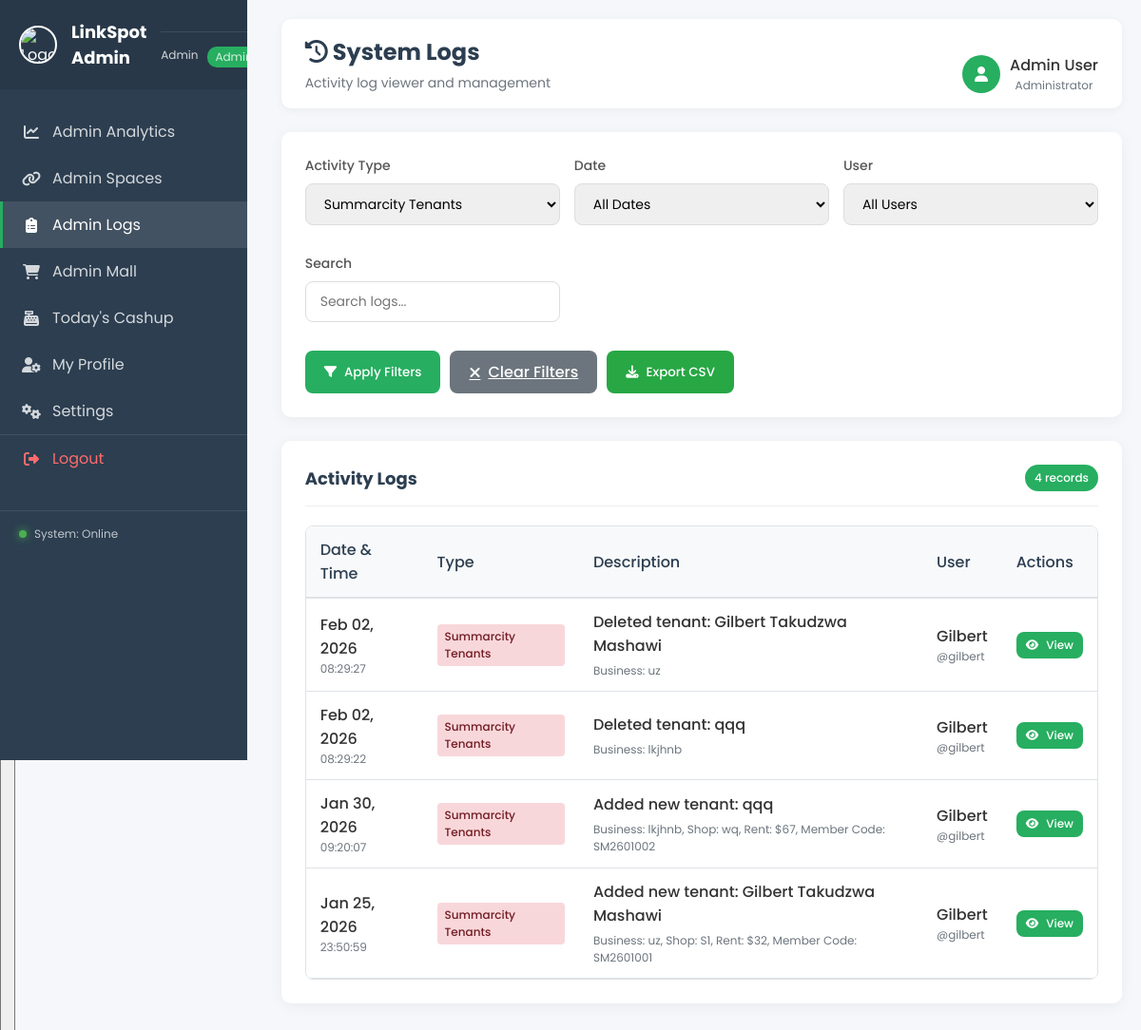
/admin/admin_logs.php?type=Summarcity Tenants, run on the app's committed database.
### tables this page shows
CREATE TABLE `activity_log` (
  `id` int(11) NOT NULL,
  `activity_date` date NOT NULL,
  `activity_time` time NOT NULL,
  `activity_type` varchar(50) NOT NULL,
  `description` varchar(500) NOT NULL,
  `details` text DEFAULT NULL,
  `user_id` int(11) DEFAULT NULL,
  `created_at` timestamp NOT NULL DEFAULT current_timestamp()
);

CREATE TABLE `users` (
  `id` int(11) NOT NULL,
  `username` varchar(50) NOT NULL,
  `password` varchar(255) NOT NULL,
  `full_name` varchar(100) DEFAULT NULL,
  `role` varchar(20) DEFAULT 'reception',
  `created_at` timestamp NOT NULL DEFAULT current_timestamp()
);

### admin/admin_logs.php (the view, shortened to what this page needs)
<?php
$db = getDB();
$filterType = $_GET['type'] ?? '';
$searchQuery = $_GET['search'] ?? '';
$query = "SELECT al.*, u.username, u.full_name FROM activity_log al
          LEFT JOIN users u ON al.user_id = u.id
          WHERE 1=1";
$params = [];
$types = '';
if ($filterType) {
    $query .= " AND al.activity_type = ?";
    $params[] = $filterType;
    $types .= 's';
}
$query .= " ORDER BY al.created_at DESC";
$stmt = $db->prepare($query);
if ($params) {
    $stmt->bind_param($types, ...$params);
}
$stmt->execute();
$result = $stmt->get_result();
$logs = $result->fetch_all(MYSQLI_ASSOC);
$typeQuery = "SELECT DISTINCT activity_type FROM activity_log ORDER BY activity_type";
$typeResult = $db->query($typeQuery);
$activityTypes = $typeResult->fetch_all(MYSQLI_ASSOC);
?>
<!DOCTYPE html>
<html lang="en">
<head>
    <link rel="stylesheet" href="https://cdnjs.cloudflare.com/ajax/libs/font-awesome/6.4.0/css/all.min.css">
</head>
<body>
    <div class="dashboard-page">
        <?php include 'header.php'; ?>
        <div class="main-content">
            <div class="top-bar">
                <div class="page-title">
                    <h1><i class="fas fa-history"></i> System Logs</h1>
                    <p>Activity log viewer and management</p>
                </div>
                <div class="user-menu">
                    <div class="user-info">
                        <div class="user-avatar">
                            <i class="fas fa-user"></i>
                        </div>
                        <div>
                            <div style="font-weight: 500;">Admin User</div>
                            <div style="font-size: 12px; color: #6c757d;">Administrator</div>
                        </div>
                    </div>
                </div>
            </div>
            <div class="card">
                <form method="GET" action="">
                    <div class="filters-grid">
                        <div class="form-group">
                            <label class="form-label">Activity Type</label>
                            <select name="type" class="form-control">
                                <?php foreach ($activityTypes as $type): ?>
                                <option value="<?php echo $type['activity_type']; ?>" <?php echo $filterType === $type['activity_type'] ? 'selected' : ''; ?>>
                                    <?php echo $type['activity_type']; ?>
                                </option>
                                <?php endforeach; ?>
                            </select>
                        </div>
                        <div class="form-group">
                            <label class="form-label">Date</label>
                            <select name="date" class="form-control">
                                <option value="">All Dates</option>
                            </select>
                        </div>
                        <div class="form-group">
                            <label class="form-label">User</label>
                            <select name="user" class="form-control">
                                <option value="">All Users</option>
                            </select>
                        </div>
                        <div class="form-group">
                            <label class="form-label">Search</label>
                            <input type="text" name="search" class="form-control" placeholder="Search logs..." value="<?php echo htmlspecialchars($searchQuery); ?>">
                        </div>
                    </div>
                    <div style="display: flex; gap: 10px;">
                        <button type="submit" class="btn btn-primary">
                            <i class="fas fa-filter"></i> Apply Filters
                        </button>
                        <a href="admin_logs.php" class="btn btn-secondary">
                            <i class="fas fa-times"></i> Clear Filters
                        </a>
                        <button type="button" class="btn" onclick="exportLogs()" style="background: #28a745; color: white;">
                            <i class="fas fa-download"></i> Export CSV
                        </button>
                    </div>
                </form>
            </div>
            <div class="card">
                <div class="card-header">
                    <h3 class="card-title">Activity Logs</h3>
                    <div class="logs-count"><?php echo count($logs); ?> records</div>
                </div>
                <div class="table-responsive">
                    <table class="table">
                        <thead>
                            <tr>
                                <th>Date & Time</th>
                                <th>Type</th>
                                <th>Description</th>
                                <th>User</th>
                                <th>Actions</th>
                            </tr>
                        </thead>
                        <tbody>
                            <?php if (empty($logs)): ?>
                            <tr>
                                <td colspan="5" style="text-align: center; padding: 40px; color: #6c757d;">
                                    <i class="fas fa-inbox" style="font-size: 48px; margin-bottom: 15px; display: block; color: #dee2e6;"></i>
                                    No logs found matching your criteria
                                </td>
                            </tr>
                            <?php else: ?>
                            <?php foreach ($logs as $log):
                                $typeClass = '';
                                if (stripos($log['activity_type'], 'voucher') !== false) $typeClass = 'type-vouchers';
                                elseif (stripos($log['activity_type'], 'linkspot') !== false) $typeClass = 'type-linkspot';
                                elseif (stripos($log['activity_type'], 'summarcity') !== false) $typeClass = 'type-summarcity';
                                elseif (stripos($log['activity_type'], 'meeting') !== false) $typeClass = 'type-meeting';
                                elseif (stripos($log['activity_type'], 'task') !== false) $typeClass = 'type-tasks';
                                elseif (stripos($log['activity_type'], 'member') !== false) $typeClass = 'type-members';
                                else $typeClass = 'type-tasks';
                            ?>
                            <tr>
                                <td>
                                    <div style="font-weight: 500;"><?php echo date('M d, Y', strtotime($log['activity_date'])); ?></div>
                                    <div style="font-size: 12px; color: #6c757d;"><?php echo $log['activity_time']; ?></div>
                                </td>
                                <td>
                                    <span class="log-type <?php echo $typeClass; ?>">
                                        <?php echo $log['activity_type']; ?>
                                    </span>
                                </td>
                                <td>
                                    <div style="font-weight: 500; margin-bottom: 5px;"><?php echo htmlspecialchars($log['description']); ?></div>
                                    <?php if ($log['details']): ?>
                                    <div style="font-size: 12px; color: #6c757d;">
                                        <?php echo htmlspecialchars(substr($log['details'], 0, 100)); ?>
                                    </div>
                                    <?php endif; ?>
                                </td>
                                <td>
                                    <?php if ($log['full_name']): ?>
                                    <div style="font-weight: 500;"><?php echo $log['full_name']; ?></div>
                                    <div style="font-size: 12px; color: #6c757d;">@<?php echo $log['username']; ?></div>
                                    <?php else: ?>
                                    <span style="color: #6c757d;">System</span>
                                    <?php endif; ?>
                                </td>
                                <td>
                                    <button class="btn" onclick="viewLogDetails(<?php echo $log['id']; ?>)"
                                            style="background: var(--primary); color: white; padding: 5px 10px; font-size: 12px;">
                                        <i class="fas fa-eye"></i> View
                                    </button>
                                </td>
                            </tr>
                            <?php endforeach; ?>
                            <?php endif; ?>
                        </tbody>
                    </table>
                </div>
            </div>
        </div>
    </div>
</body>
</html>

### admin/header.php (style rules this page uses)
.user-info { margin-top: 10px; padding-top: 10px; border-top: 1px solid rgba(255,255,255,0.1); text-align: center; }

### data on the page
activity_log: activity_date "Feb 02, 2026", activity_time "08:29:27", activity_type "Summarcity Tenants", description "Deleted tenant: Gilbert Takudzwa Mashawi", details "Business: uz", user.full_name "Gilbert", user.username "gilbert"
activity_log: activity_date "Feb 02, 2026", activity_time "08:29:22", activity_type "Summarcity Tenants", description "Deleted tenant: qqq", details "Business: lkjhnb", user.full_name "Gilbert", user.username "gilbert"
activity_log: activity_date "Jan 30, 2026", activity_time "09:20:07", activity_type "Summarcity Tenants", description "Added new tenant: qqq", details "Business: lkjhnb, Shop: wq, Rent: $67, Member Code: SM2601002", user.full_name "Gilbert", user.username "gilbert"
activity_log: activity_date "Jan 25, 2026", activity_time "23:50:59", activity_type "Summarcity Tenants", description "Added new tenant: Gilbert Takudzwa Mashawi", details "Business: uz, Shop: S1, Rent: $32, Member Code: SM2601001", user.full_name "Gilbert", user.username "gilbert"

### other printed values
$user_name "Admin"
count($logs) "4"
form field type "Summarcity Tenants"
